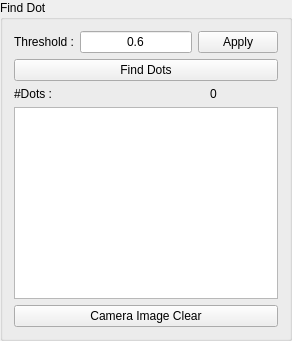
         <widget class="QGroupBox" name="groupBox_4">
          <property name="minimumSize">
           <size>
            <width>292</width>
            <height>100</height>
           </size>
          </property>
          <property name="maximumSize">
           <size>
            <width>16777215</width>
            <height>16777215</height>
           </size>
          </property>
          <property name="title">
           <string>Find Dot</string>
          </property>
          <layout class="QVBoxLayout" name="verticalLayout_6">
           <item>
            <layout class="QHBoxLayout" name="horizontalLayout_22">
             <item>
              <widget class="QLabel" name="label_39">
               <property name="text">
                <string>Threshold :</string>
               </property>
              </widget>
             </item>
             <item>
              <widget class="QLineEdit" name="thre_dots">
               <property name="text">
                <string>0.6</string>
               </property>
               <property name="alignment">
                <set>Qt::AlignCenter</set>
               </property>
              </widget>
             </item>
             <item>
              <widget class="QPushButton" name="pushButton_10">
               <property name="text">
                <string>Apply</string>
               </property>
              </widget>
             </item>
            </layout>
           </item>
           <item>
            <widget class="QPushButton" name="btn_find_dot">
             <property name="text">
              <string>Find Dots</string>
             </property>
            </widget>
           </item>
           <item>
            <layout class="QHBoxLayout" name="horizontalLayout_17">
             <item>
              <widget class="QLabel" name="label_37">
               <property name="text">
                <string>#Dots :</string>
               </property>
              </widget>
             </item>
             <item>
              <widget class="QLabel" name="label_no_dots">
               <property name="text">
                <string>0</string>
               </property>
               <property name="alignment">
                <set>Qt::AlignCenter</set>
               </property>
              </widget>
             </item>
            </layout>
           </item>
           <item>
            <widget class="QListView" name="listView">
             <property name="sizePolicy">
              <sizepolicy hsizetype="Preferred" vsizetype="Expanding">
               <horstretch>0</horstretch>
               <verstretch>0</verstretch>
              </sizepolicy>
             </property>
            </widget>
           </item>
           <item>
            <widget class="QPushButton" name="btn_img_cla">
             <property name="text">
              <string>Camera Image Clear</string>
             </property>
            </widget>
           </item>
          </layout>
         </widget>
